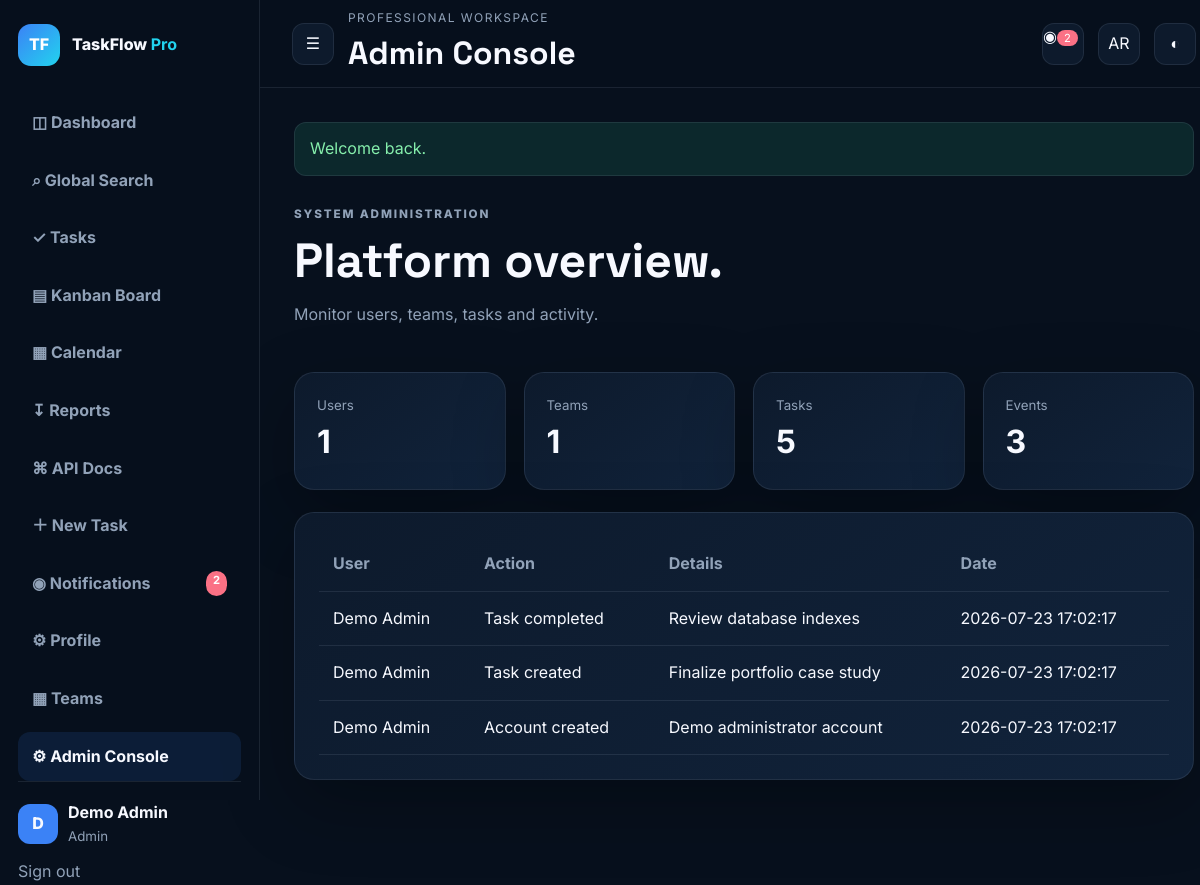
/admin/index.php (signed in), run on the app's committed database.
### tables this page shows
CREATE TABLE users(
 id BIGINT UNSIGNED AUTO_INCREMENT PRIMARY KEY,
 name VARCHAR(80) NOT NULL,
 email VARCHAR(190) NOT NULL UNIQUE,
 password_hash VARCHAR(255) NOT NULL,
 role ENUM('admin','manager','member') NOT NULL DEFAULT 'member',
 avatar_color VARCHAR(20) NOT NULL DEFAULT '#3b82f6',
 bio VARCHAR(500) NULL,
 api_token VARCHAR(64) NOT NULL UNIQUE,
 last_login_at DATETIME NULL,
 created_at TIMESTAMP DEFAULT CURRENT_TIMESTAMP,
 updated_at TIMESTAMP DEFAULT CURRENT_TIMESTAMP ON UPDATE CURRENT_TIMESTAMP
);

CREATE TABLE activity_logs(
 id BIGINT UNSIGNED AUTO_INCREMENT PRIMARY KEY,
 user_id BIGINT UNSIGNED NOT NULL,
 action VARCHAR(120) NOT NULL,
 details VARCHAR(255) NULL,
 created_at TIMESTAMP DEFAULT CURRENT_TIMESTAMP,
 CONSTRAINT fk_activity_user FOREIGN KEY(user_id) REFERENCES users(id) ON DELETE CASCADE,
 INDEX idx_activity_user_created(user_id,created_at)
);

### includes/functions.php (called while the page is built, shortened)
<?php
function e(?string $value): string {
    return htmlspecialchars($value ?? '', ENT_QUOTES, 'UTF-8');
}
function is_logged_in(): bool {
    return isset($_SESSION['user_id']);
}
function current_user(PDO $pdo): ?array {
    static $cached = null;
    if ($cached === null) {
        $stmt = $pdo->prepare("SELECT id,name,email,role,avatar_color,bio,api_token,created_at FROM users WHERE id=? LIMIT 1");
        $stmt->execute([$_SESSION['user_id']]);
        $cached = $stmt->fetch() ?: null;
    }
    return $cached;
}
function require_role(PDO $pdo, array $roles): void {
    $user = current_user($pdo);
}
function get_flashes(): array {
    $f = $_SESSION['flash'] ?? [];
    return $f;
}

### admin/index.php (the view)
<?php require_once __DIR__.'/../includes/bootstrap.php';require_auth();require_role($pdo,['admin']);$users=(int)$pdo->query("SELECT COUNT(*) FROM users")->fetchColumn();$teams=(int)$pdo->query("SELECT COUNT(*) FROM teams")->fetchColumn();$tasks=(int)$pdo->query("SELECT COUNT(*) FROM tasks")->fetchColumn();$logs=$pdo->query("SELECT a.*,u.name FROM activity_logs a JOIN users u ON u.id=a.user_id ORDER BY a.id DESC LIMIT 100")->fetchAll();$pageTitle='Admin Console';$activePage='admin';require __DIR__.'/../includes/header.php';?><section class="hero-row"><div><p class="eyebrow">SYSTEM ADMINISTRATION</p><h2>Platform overview.</h2><p>Monitor users, teams, tasks and activity.</p></div></section><section class="stats-grid"><article class="stat-card"><div><small>Users</small><strong><?=$users?></strong></div></article><article class="stat-card"><div><small>Teams</small><strong><?=$teams?></strong></div></article><article class="stat-card"><div><small>Tasks</small><strong><?=$tasks?></strong></div></article><article class="stat-card"><div><small>Events</small><strong><?=count($logs)?></strong></div></article></section><section class="panel table-wrap"><table><thead><tr><th>User</th><th>Action</th><th>Details</th><th>Date</th></tr></thead><tbody><?php foreach($logs as $l):?><tr><td><?=e($l['name'])?></td><td><?=e($l['action'])?></td><td><?=e($l['details'])?></td><td><?=e($l['created_at'])?></td></tr><?php endforeach;?></tbody></table></section><?php require __DIR__.'/../includes/footer.php';?>

### includes/header.php (shortened to what this page needs)
<?php
$user=current_user($pdo);
$pageTitle=$pageTitle??'TaskFlow Pro';
$activePage=$activePage??'';
$flashes=get_flashes();
$stmt=$pdo->prepare("SELECT COUNT(*) FROM notifications WHERE user_id=? AND is_read=0");
$stmt->execute([(int)$user['id']]);
$unread=(int)$stmt->fetchColumn();
?>
<!doctype html>
<html lang="en">
<head><base href="<?=e(base_url().'/')?>">
<link rel="manifest" href="manifest.webmanifest"><meta name="theme-color" content="#07101d"><link rel="stylesheet" href="assets/css/app.css">
</head>
<body>
<div class="app-shell">
<aside class="sidebar" id="sidebar">
<a class="brand" href="dashboard.php"><span class="brand-mark">TF</span><span>TaskFlow <b>Pro</b></span></a>
<nav class="nav">
<a class="<?=$activePage==='dashboard'?'active':''?>" href="dashboard.php">◫ Dashboard</a>
<a class="<?=$activePage==='search'?'active':''?>" href="search.php">⌕ Global Search</a>
<a class="<?=$activePage==='tasks'?'active':''?>" href="tasks/index.php">✓ Tasks</a>
<a class="<?=$activePage==='kanban'?'active':''?>" href="tasks/kanban.php">▤ Kanban Board</a>
<a class="<?=$activePage==='calendar'?'active':''?>" href="tasks/calendar.php">▦ Calendar</a>
<a class="<?=$activePage==='reports'?'active':''?>" href="reports/index.php">↧ Reports</a>
<a class="<?=$activePage==='api-docs'?'active':''?>" href="docs/api.php">⌘ API Docs</a>
<a class="<?=$activePage==='new-task'?'active':''?>" href="tasks/create.php">＋ New Task</a>
<a class="<?=$activePage==='notifications'?'active':''?>" href="notifications/index.php">◉ Notifications <?php if($unread):?><span class="nav-badge"><?=$unread?></span><?php endif;?></a>
<a class="<?=$activePage==='profile'?'active':''?>" href="profile/index.php">⚙ Profile</a>
<?php if(in_array($user['role'],['admin','manager'],true)):?>
<a class="<?=$activePage==='teams'?'active':''?>" href="teams/index.php">▦ Teams</a>
<a class="<?=$activePage==='admin'?'active':''?>" href="admin/index.php">⚙ Admin Console</a>
<?php endif;?>
</nav>
<div class="sidebar-footer">
<div class="user-mini"><span class="avatar" style="--avatar:<?=e($user['avatar_color'])?>"><?=e(strtoupper(substr($user['name'],0,1)))?></span><div><strong><?=e($user['name'])?></strong><small><?=e(ucfirst($user['role']))?></small></div></div>
<a class="logout-link" href="auth/logout.php">Sign out</a>
</div>
</aside>
<div class="main-area">
<header class="topbar">
<button id="menuToggle" class="icon-btn">☰</button>
<div><p class="kicker">Professional workspace</p><h1><?=e($pageTitle)?></h1></div>
<a class="icon-btn" href="notifications/index.php">◉<?php if($unread):?><span class="bubble"><?=$unread?></span><?php endif;?></a>
<button id="langToggle" class="icon-btn" title="Language">AR</button><button id="themeToggle" class="icon-btn">◐</button>
</header>
<main class="content">
<?php foreach($flashes as $flash):?><div class="alert alert-<?=e($flash['type'])?>"><?=e($flash['message'])?></div><?php endforeach;?>

### assets/css/app.css (style rules this page uses)
:root { --bg:#07101d;--panel:#0d1a2c;--panel2:#11233b;--text:#f7f9ff;--muted:#91a2b8;--line:rgba(148,163,184,.14);--blue:#3b82f6;--cyan:#22d3ee;--green:#34d399;--red:#fb7185;--orange:#fb923c;--shadow:0 24px 70px rgba(0,0,0,.28) }
* { box-sizing:border-box }
body { margin:0;font-family:Inter,sans-serif;background:var(--bg);color:var(--text);line-height:1.6 }
h1,h2,h3 { font-family:"Space Grotesk",sans-serif }
a { text-decoration:none;color:inherit }
button,input,select,textarea { font:inherit }
.app-shell { display:grid;grid-template-columns:260px 1fr;min-height:100vh }
.sidebar { position:sticky;top:0;height:100vh;padding:24px 18px;background:rgba(7,16,29,.92);border-right:1px solid var(--line);display:flex;flex-direction:column;z-index:30 }
.brand { display:flex;align-items:center;gap:12px;font-weight:800 }
.brand-mark { display:grid;place-items:center;width:42px;height:42px;border-radius:13px;background:linear-gradient(135deg,var(--blue),var(--cyan));color:white }
.brand b { color:var(--cyan) }
.nav { display:flex;flex-direction:column;gap:8px;margin-top:32px }
.nav a { padding:12px 14px;border-radius:12px;color:var(--muted);font-weight:700;display:flex;justify-content:space-between }
.nav a:hover,.nav a.active { background:rgba(59,130,246,.12);color:var(--text) }
.nav-badge,.bubble { background:var(--red);color:white;border-radius:99px;padding:1px 7px;font-size:.7rem }
.sidebar-footer { margin-top:auto;border-top:1px solid var(--line);padding-top:18px }
.user-mini { display:flex;gap:10px;align-items:center }
.avatar { width:40px;height:40px;border-radius:12px;display:grid;place-items:center;background:var(--avatar);font-weight:800 }
.user-mini div { display:flex;flex-direction:column }
.user-mini small,.logout-link,.muted { color:var(--muted) }
.logout-link { display:block;margin-top:12px }
.topbar { height:88px;padding:0 32px;display:flex;align-items:center;gap:14px;border-bottom:1px solid var(--line);position:sticky;top:0;background:rgba(7,16,29,.78);backdrop-filter:blur(16px);z-index:20 }
.topbar>div { flex:1 }
.topbar h1,.kicker { margin:0 }
.kicker { color:var(--muted);font-size:.75rem;text-transform:uppercase;letter-spacing:.12em }
.icon-btn { width:42px;height:42px;border:1px solid var(--line);border-radius:12px;background:var(--panel);color:var(--text);position:relative }
.content { padding:34px;max-width:1500px;margin:auto }
.eyebrow { color:var(--cyan);font-size:.73rem;letter-spacing:.16em;font-weight:800 }
.hero-row { display:flex;justify-content:space-between;align-items:end;gap:20px;margin-bottom:28px }
.hero-row h2,.form-copy h2 { font-size:clamp(2rem,4vw,3.5rem);line-height:1.05;margin:6px 0 }
.hero-row p,.form-copy p { color:var(--muted) }
.panel,.stat-card,.task-card { background:linear-gradient(145deg,var(--panel),var(--panel2));border:1px solid var(--line);box-shadow:var(--shadow);border-radius:20px }
.panel { padding:24px }
.stats-grid { display:grid;grid-template-columns:repeat(4,1fr);gap:18px;margin-bottom:22px }
.stat-card { padding:22px;display:flex;align-items:center;gap:14px }
.stat-card div { display:flex;flex-direction:column }
.stat-card small { color:var(--muted) }
.stat-card strong { font-size:2rem }
.alert { padding:13px 15px;border-radius:12px;margin-bottom:18px;border:1px solid var(--line) }
.alert-success { background:rgba(52,211,153,.12);color:#86efac }
.table-wrap { overflow:auto }
table { width:100%;border-collapse:collapse;min-width:850px }
th,td { text-align:left;padding:14px;border-bottom:1px solid var(--line) }
th { color:var(--muted) }
.panel,.stat-card,.task-card,.kanban-card { transition:transform .2s ease,border-color .2s ease,box-shadow .2s ease }
.alert { transition:opacity .4s ease }
.content>section,.content>.panel,.content>.task-grid,.content>.kanban-board { animation:fadeUp .35s ease both }

### data on the page
users: name "D", name "Demo Admin", role "Admin"
activity_logs: user.name "Demo Admin", action "Task completed", details "Review database indexes", created_at "2026-07-23 17:02:17"
activity_logs: user.name "Demo Admin", action "Task created", details "Finalize portfolio case study", created_at "2026-07-23 17:02:17"
activity_logs: user.name "Demo Admin", action "Account created", details "Demo administrator account", created_at "2026-07-23 17:02:17"

### other printed values
$unread "2"
$pageTitle "Admin Console"
$flash['message'] "Welcome back."
$users "1"
$teams "1"
$tasks "5"
count($logs) "3"
